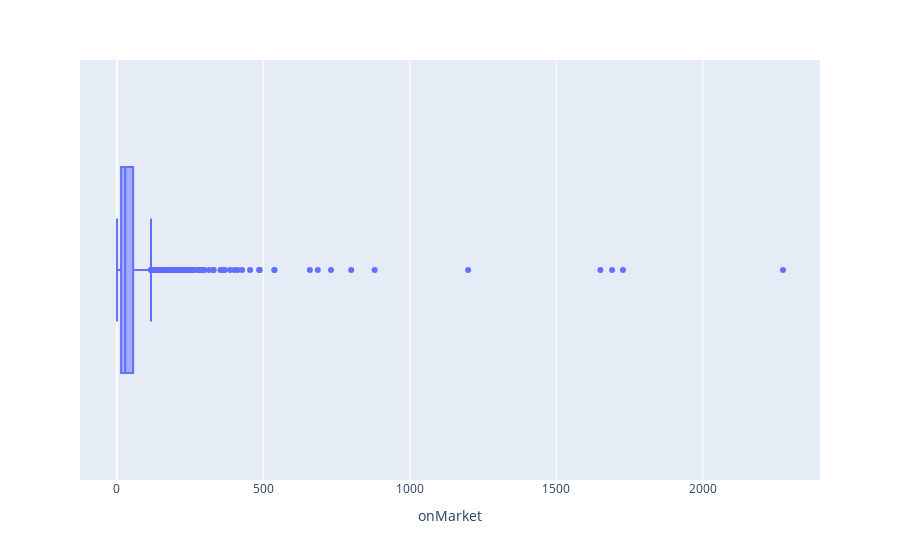

Here is the notebook cell this chart was saved with:
### Code cell
px.box(df, 'onMarket' )

### Figure 1 — Plotly figure (JSON) as saved in the notebook; plotly's stock layout.template omitted (floating-point values rounded to 4 significant figures; data arrays with more than 128 entries replaced by an {"elided": "..."} marker saying what was removed)
{"data": [{"alignmentgroup": "True", "hovertemplate": "onMarket=%{x}<extra></extra>", "legendgroup": "", "marker": {"color": "#636efa"}, "name": "", "notched": false, "offsetgroup": "", "orientation": "h", "showlegend": false, "type": "box", "x": {"elided": "6566 int values"}, "x0": " ", "xaxis": "x", "y0": " ", "yaxis": "y"}], "layout": {"boxmode": "group", "legend": {"tracegroupgap": 0}, "margin": {"t": 60}, "xaxis": {"anchor": "y", "domain": [0, 1], "title": {"text": "onMarket"}}, "yaxis": {"anchor": "x", "domain": [0, 1]}}}
